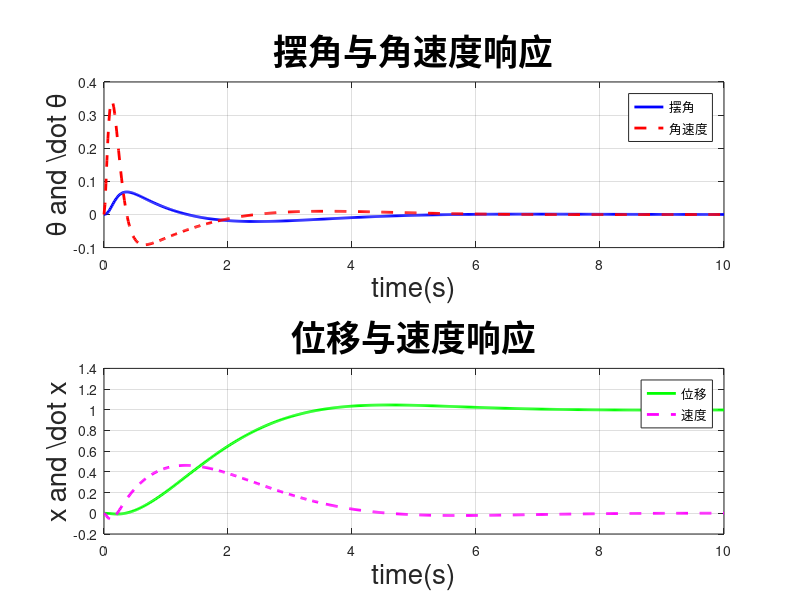

Write the MATLAB code that produced this figure.
%%% author:Mworks-同源软控%%%
% https://zhuanlan.zhihu.com/p/565861449
% 倒立摆系统参数
M = 1.42;     % 小车质量
m = 0.12;     % 摆球质量
l = 0.188;    % 摆杆长度
g = 9.8;      % 重力加速度9.8m/s^2
% 倒立摆系统状态空间矩阵定义
A = [0               1 0 0
    (M+m)*g/(M*l)    0 0 0
    0                0 0 1
    -m*g/M           0 0 0];
B = [0 -1 / (M * l) 0 1 / M]';
C = [0 0 1 0];
D = 0;
% 倒立摆系统状态空间模型
G = ss(A, B, C, D)
% 计算理想主导极点位置并分配系统所有极点位置
Ahat = [A ,zeros(size(A,1),1);-C,0];
Bhat = [B;0];
r=rank([Ahat,Bhat]);
idealPoles = roots([1, 2 * 0.7 * 1, 1]);
AllPoles = [idealPoles(1), idealPoles(2), -10, -15, -20];
% AllPoles = [idealPoles(1), idealPoles(2), -10, -15];
% 极点配置，计算状态增益K
Khat = place(Ahat, Bhat, AllPoles);
% 状态增益值分解
K = real(Khat(1:4))
kl = -real(Khat(end))
% 闭环系统状态方程
AA = [A - B*K, B*kl; -C, 0];
BB = [0; 0; 0; 0; 1];
CC = [C, 0];
DD = 0;
Gclose = ss(AA, BB, CC, DD);
% 计算并绘制阶跃响应
[y, t, x] = step(Gclose, 10);
% 绘制阶跃响应图
% 摆角与角速度响应
subplot(2, 1, 1);
plot(t, x(:, 1), 'b-', 'LineWidth', 2);
hold on;
plot(t, x(:, 2), 'r--', 'LineWidth', 2);
grid on;
xlabel('time(s)', 'FontSize', 20);
ylabel('{\theta and \dot \theta}', 'FontSize', 20);
title('摆角与角速度响应', 'FontSize', 25);
legend('摆角', '角速度', 'Location', 'best');

% 位移与速度响应
subplot(2, 1, 2);
plot(t, x(:, 3), 'g-', 'LineWidth', 2);
hold on;
plot(t, x(:, 4), 'm--', 'LineWidth', 2);
grid on;
xlabel('time(s)', 'FontSize', 20);
ylabel('{x and \dot x}', 'FontSize', 20);
title('位移与速度响应', 'FontSize', 25);
legend('位移', '速度', 'Location', 'best');

% 调整图形整体布局
set(gcf, 'Position', [100, 100, 800, 600]);